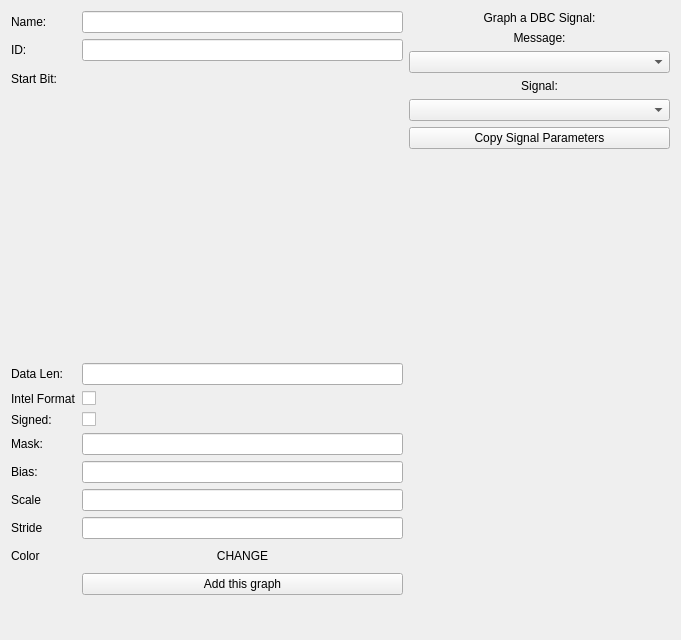
<?xml version="1.0" encoding="UTF-8"?>
<ui version="4.0">
 <class>NewGraphDialog</class>
 <widget class="QDialog" name="NewGraphDialog">
  <property name="geometry">
   <rect>
    <x>0</x>
    <y>0</y>
    <width>681</width>
    <height>640</height>
   </rect>
  </property>
  <property name="windowTitle">
   <string>Graph Settings</string>
  </property>
  <layout class="QVBoxLayout" name="verticalLayout">
   <item>
    <layout class="QHBoxLayout" name="horizontalLayout" stretch="3,2">
     <item>
      <layout class="QFormLayout" name="formLayout">
       <item row="1" column="0">
        <widget class="QLabel" name="label">
         <property name="text">
          <string>ID:</string>
         </property>
        </widget>
       </item>
       <item row="1" column="1">
        <widget class="QLineEdit" name="txtID"/>
       </item>
       <item row="2" column="0">
        <widget class="QLabel" name="label_2">
         <property name="text">
          <string>Start Bit:</string>
         </property>
        </widget>
       </item>
       <item row="5" column="0">
        <widget class="QLabel" name="label_3">
         <property name="text">
          <string>Signed:</string>
         </property>
        </widget>
       </item>
       <item row="5" column="1">
        <widget class="QCheckBox" name="cbSigned">
         <property name="text">
          <string/>
         </property>
        </widget>
       </item>
       <item row="6" column="0">
        <widget class="QLabel" name="label_4">
         <property name="frameShape">
          <enum>QFrame::NoFrame</enum>
         </property>
         <property name="text">
          <string>Mask:</string>
         </property>
        </widget>
       </item>
       <item row="6" column="1">
        <widget class="QLineEdit" name="txtMask"/>
       </item>
       <item row="7" column="0">
        <widget class="QLabel" name="label_5">
         <property name="text">
          <string>Bias:</string>
         </property>
        </widget>
       </item>
       <item row="7" column="1">
        <widget class="QLineEdit" name="txtBias"/>
       </item>
       <item row="8" column="0">
        <widget class="QLabel" name="label_6">
         <property name="text">
          <string>Scale</string>
         </property>
        </widget>
       </item>
       <item row="8" column="1">
        <widget class="QLineEdit" name="txtScale"/>
       </item>
       <item row="9" column="0">
        <widget class="QLabel" name="label_7">
         <property name="text">
          <string>Stride</string>
         </property>
        </widget>
       </item>
       <item row="9" column="1">
        <widget class="QLineEdit" name="txtStride"/>
       </item>
       <item row="10" column="0">
        <widget class="QLabel" name="label_8">
         <property name="text">
          <string>Color</string>
         </property>
        </widget>
       </item>
       <item row="10" column="1">
        <widget class="QPushButton" name="colorSwatch">
         <property name="autoFillBackground">
          <bool>true</bool>
         </property>
         <property name="text">
          <string>CHANGE</string>
         </property>
         <property name="flat">
          <bool>true</bool>
         </property>
        </widget>
       </item>
       <item row="11" column="1">
        <widget class="QPushButton" name="btnAddGraph">
         <property name="text">
          <string>Add this graph</string>
         </property>
        </widget>
       </item>
       <item row="0" column="0">
        <widget class="QLabel" name="label_12">
         <property name="text">
          <string>&lt;html&gt;&lt;head/&gt;&lt;body&gt;&lt;p&gt;Name:&lt;/p&gt;&lt;/body&gt;&lt;/html&gt;</string>
         </property>
        </widget>
       </item>
       <item row="0" column="1">
        <widget class="QLineEdit" name="txtName"/>
       </item>
       <item row="2" column="1">
        <widget class="CANDataGrid" name="gridData" native="true">
         <property name="minimumSize">
          <size>
           <width>0</width>
           <height>290</height>
          </size>
         </property>
         <property name="baseSize">
          <size>
           <width>150</width>
           <height>150</height>
          </size>
         </property>
        </widget>
       </item>
       <item row="4" column="0">
        <widget class="QLabel" name="label_13">
         <property name="text">
          <string>Intel Format</string>
         </property>
        </widget>
       </item>
       <item row="4" column="1">
        <widget class="QCheckBox" name="cbIntel">
         <property name="text">
          <string/>
         </property>
        </widget>
       </item>
       <item row="3" column="0">
        <widget class="QLabel" name="label_14">
         <property name="text">
          <string>Data Len:</string>
         </property>
        </widget>
       </item>
       <item row="3" column="1">
        <widget class="QLineEdit" name="txtDataLen"/>
       </item>
      </layout>
     </item>
     <item>
      <layout class="QVBoxLayout" name="verticalLayout_3">
       <item>
        <widget class="QLabel" name="label_11">
         <property name="sizePolicy">
          <sizepolicy hsizetype="Preferred" vsizetype="Fixed">
           <horstretch>0</horstretch>
           <verstretch>0</verstretch>
          </sizepolicy>
         </property>
         <property name="text">
          <string>Graph a DBC Signal:</string>
         </property>
         <property name="alignment">
          <set>Qt::AlignCenter</set>
         </property>
        </widget>
       </item>
       <item>
        <widget class="QLabel" name="label_9">
         <property name="sizePolicy">
          <sizepolicy hsizetype="Preferred" vsizetype="Fixed">
           <horstretch>0</horstretch>
           <verstretch>0</verstretch>
          </sizepolicy>
         </property>
         <property name="text">
          <string>Message:</string>
         </property>
         <property name="alignment">
          <set>Qt::AlignCenter</set>
         </property>
        </widget>
       </item>
       <item>
        <widget class="QComboBox" name="cbMessages"/>
       </item>
       <item>
        <widget class="QLabel" name="label_10">
         <property name="sizePolicy">
          <sizepolicy hsizetype="Preferred" vsizetype="Fixed">
           <horstretch>0</horstretch>
           <verstretch>0</verstretch>
          </sizepolicy>
         </property>
         <property name="text">
          <string>Signal:</string>
         </property>
         <property name="alignment">
          <set>Qt::AlignCenter</set>
         </property>
        </widget>
       </item>
       <item>
        <widget class="QComboBox" name="cbSignals"/>
       </item>
       <item>
        <widget class="QPushButton" name="btnCopySignal">
         <property name="text">
          <string>Copy Signal Parameters</string>
         </property>
        </widget>
       </item>
       <item>
        <spacer name="verticalSpacer">
         <property name="orientation">
          <enum>Qt::Vertical</enum>
         </property>
         <property name="sizeHint" stdset="0">
          <size>
           <width>20</width>
           <height>40</height>
          </size>
         </property>
        </spacer>
       </item>
      </layout>
     </item>
    </layout>
   </item>
  </layout>
 </widget>
 <customwidgets>
  <customwidget>
   <class>CANDataGrid</class>
   <extends>QWidget</extends>
   <header>candatagrid.h</header>
   <container>1</container>
  </customwidget>
 </customwidgets>
 <resources/>
 <connections/>
</ui>
